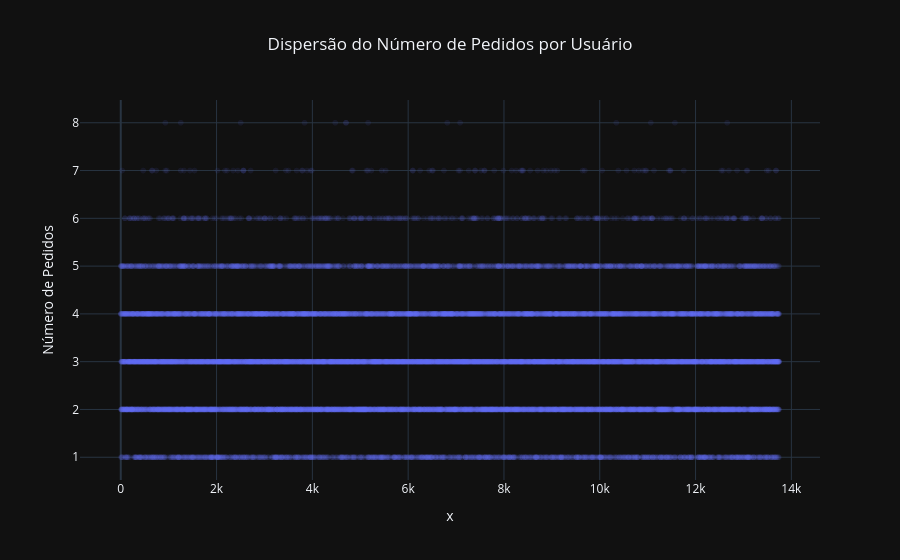

Notebook cell for this chart:
### Markdown cell above
### Análise e Tratamento de Outliers

### Code cell
orders_per_user = df_events[df_events['event_name'] == 'purchase'].groupby('user_id')['event_name'].count()

fig = px.scatter(
    y=orders_per_user,
    opacity=0.09,
    title='Dispersão do Número de Pedidos por Usuário',
    labels={'y': 'Número de Pedidos', 'index': 'Usuário (índice)'}
)

fig.update_layout(template='plotly_dark', title_x=0.5)
fig.show()

print(orders_per_user.quantile([0.95, 0.99]))

### Figure 1 — Plotly figure (JSON) as saved in the notebook; plotly's stock layout.template omitted (floating-point values rounded to 4 significant figures; data arrays with more than 128 entries replaced by an {"elided": "..."} marker saying what was removed)
{"data": [{"hovertemplate": "x=%{x}<br>Número de Pedidos=%{y}<extra></extra>", "legendgroup": "", "marker": {"color": "#636efa", "opacity": 0.09, "symbol": "circle"}, "mode": "markers", "name": "", "showlegend": false, "type": "scattergl", "x": {"elided": "13748 int values"}, "xaxis": "x", "y": {"elided": "13748 int values"}, "yaxis": "y"}], "layout": {"legend": {"tracegroupgap": 0}, "title": {"text": "Dispersão do Número de Pedidos por Usuário", "x": 0.5}, "xaxis": {"anchor": "y", "domain": [0, 1], "title": {"text": "x"}}, "yaxis": {"anchor": "x", "domain": [0, 1], "title": {"text": "Número de Pedidos"}}}}
